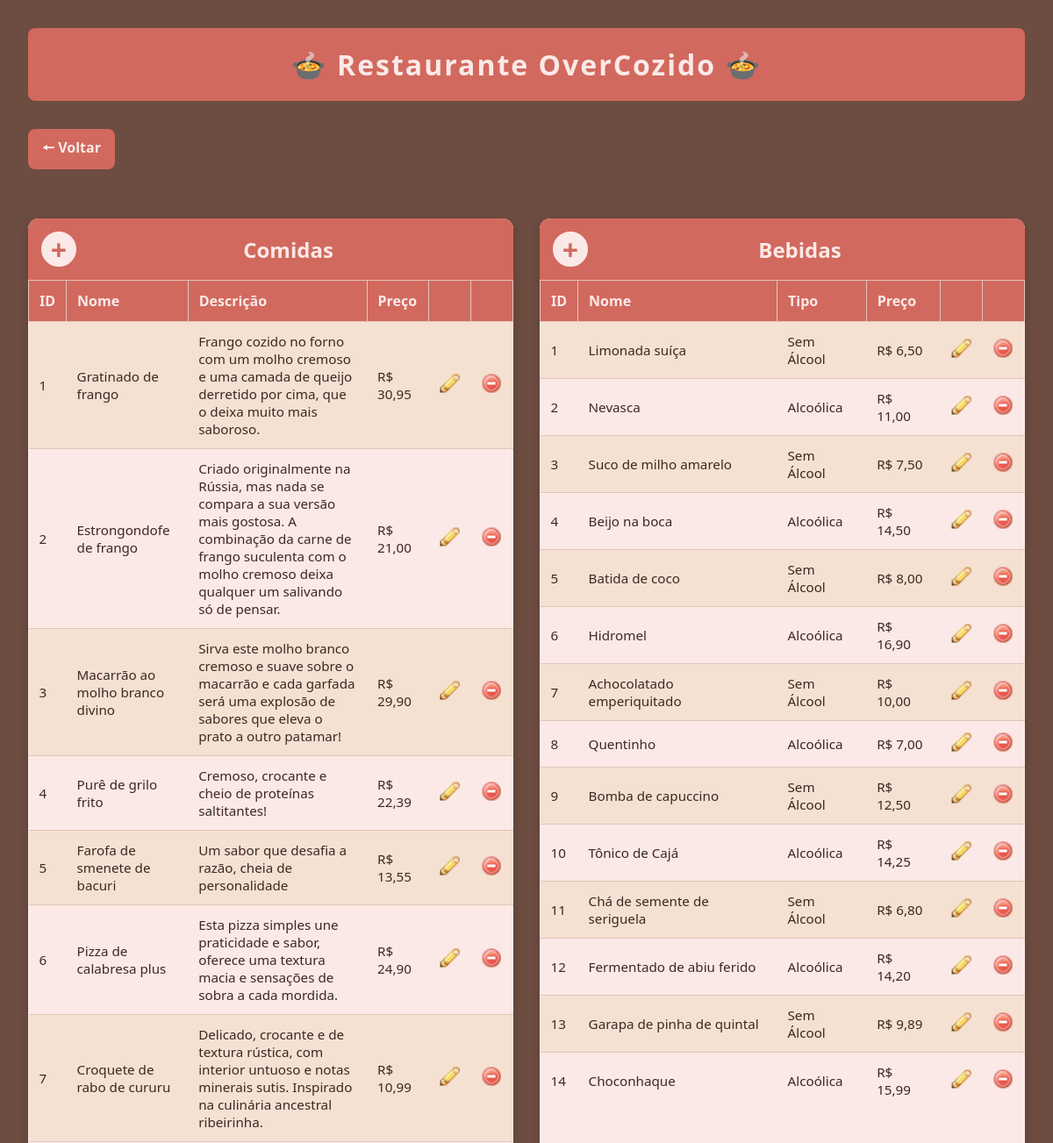
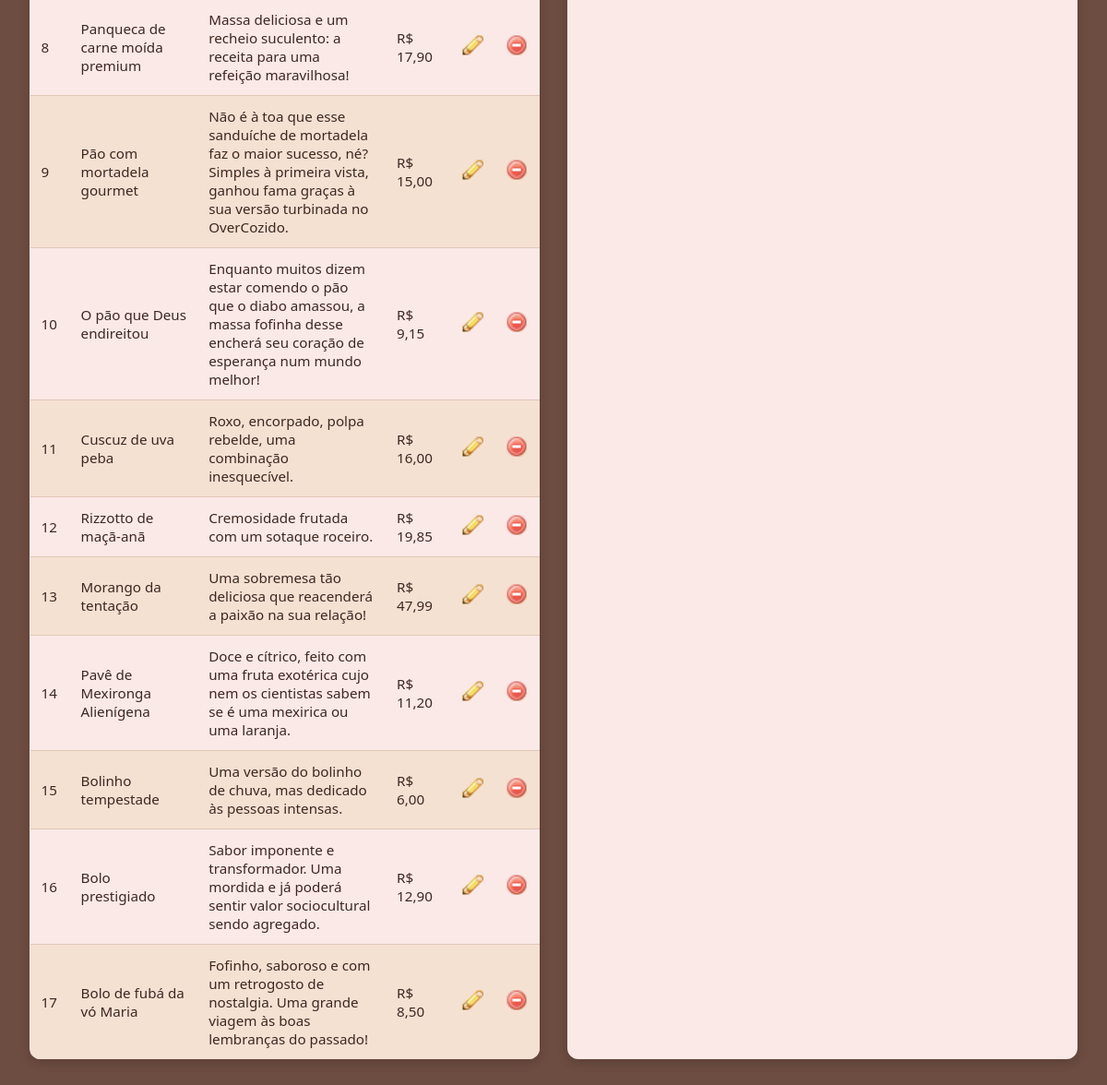
Page /view/cardapio.php on the committed database (2 pictures, top to bottom).
### tables this page shows
create table comida(
    id_comida int primary key AUTO_INCREMENT,
    nome varchar(200) not null,
    descricao varchar(500) not null,
    preco decimal(7,2) not null
);

create table bebida(
    id_bebida int primary key AUTO_INCREMENT,
    nome varchar(200) not null,
    alcoolica char(1) not null,
    preco decimal(7,2) not null,

    constraint chk_bebida check (alcoolica in ('S','N'))
);

### util/Connection.php (called while the page is built, shortened)
<?php
class Connection {
    private static $conn = null;
    public static function getConnection() {
        if(self::$conn == null) {
            try {
                $opcoes = array(
                    PDO::MYSQL_ATTR_INIT_COMMAND => "SET NAMES utf8",
                    PDO::ATTR_ERRMODE => PDO::ERRMODE_EXCEPTION,
                    PDO::ATTR_DEFAULT_FETCH_MODE => PDO::FETCH_ASSOC);
                $strConn = "mysql:host=" . DB_HOST . ";dbname=" . DB_NAME;
                self::$conn = new PDO($strConn, DB_USER, DB_PASSWORD, $opcoes);
            } catch(PDOException $e) {
                echo "Erro ao conectar na base de dados.<br>";
                print_r($e);
            }
        }
        return self::$conn;
    }
}

### controller/ComidaController.php (called while the page is built, shortened)
<?php
require_once (__DIR__ . "/../dao/ComidaDAO.php");
require_once (__DIR__ . "/../model/Comida.php");
class ComidaController{
    private ComidaDAO $comidaDAO;
    public function __construct(){
        $this->comidaDAO = new ComidaDAO();
    }
    public function listar(){
        return $this->comidaDAO->listar();
    }
}

### dao/ComidaDAO.php (called while the page is built, shortened)
<?php
require_once (__DIR__ . "/../util/Connection.php");
require_once (__DIR__ . "/../model/Comida.php");
class ComidaDAO{
    private PDO $connection;
    public function __construct(){
        $this->connection = Connection::getConnection();
    }
    public function listar() {
        $sql = "SELECT * FROM comida";
        $stm = $this->connection->prepare($sql);
        $stm->execute();
        $resultado = $stm->fetchAll();
        return $this->map($resultado);
    }
    private function map(array $resultado) {
        $comidas = [];
        foreach($resultado as $r){
            $comida = new Comida();
            $comida->setId($r['id_comida']);
            $comida->setNome($r['nome']);
            $comida->setDescricao($r['descricao']);
            $comida->setPreco($r['preco']);
            array_push($comidas, $comida);
        }
        return $comidas;
    }
}

### model/Comida.php (called while the page is built)
<?php
class Comida{
    private ?int $id;
    private ?string $nome;
    private ?string $descricao;
    private ?float $preco;
    public function __construct(){
        $this->id = null;
        $this->nome = null;
        $this->descricao = null;
        $this->preco = null;
    }
    public function getId(): int{
        return $this->id;
    }
    public function setId(int $id): self{
        $this->id = $id;
        return $this;
    }
    public function getNome(): string{
        return $this->nome;
    }
    public function setNome(string $nome): self{
        $this->nome = $nome;
        return $this;
    }
    public function getDescricao(): string{
        return $this->descricao;
    }
    public function setDescricao(string $descricao): self{
        $this->descricao = $descricao;
        return $this;
    }
    public function getPreco(): float{
        return $this->preco;
    }
    public function setPreco(float $preco): self{
        $this->preco = $preco;
        return $this;
    }
}

### controller/BebidaController.php (called while the page is built, shortened)
<?php
require_once (__DIR__ . "/../dao/BebidaDAO.php");
require_once (__DIR__ . "/../service/BebidaService.php");
require_once (__DIR__ . "/../model/Bebida.php");
class BebidaController{
    private BebidaDAO $bebidaDAO;
    public function __construct(){
        $this->bebidaDAO = new BebidaDAO();
    }
    public function listar(){
        return $this->bebidaDAO->listar();
    }
}

### dao/BebidaDAO.php (called while the page is built, shortened)
<?php
require_once (__DIR__ . "/../util/Connection.php");
require_once (__DIR__ . "/../model/Bebida.php");
class BebidaDAO{
    private PDO $connection;
    public function __construct(){
        $this->connection = Connection::getConnection();
    }
    public function listar() {
        $sql = "SELECT * FROM bebida";
        $stm = $this->connection->prepare($sql);
        $stm->execute();
        $resultado = $stm->fetchAll();
        return $this->map($resultado);
    }
    private function map(array $resultado) {
        $bebidas = [];
        foreach($resultado as $r){
            $bebida = new Bebida();
            $bebida->setId($r['id_bebida']);
            $bebida->setNome($r['nome']);
            $bebida->setAlcoolica($r['alcoolica']);
            $bebida->setPreco($r['preco']);
            array_push($bebidas, $bebida);
        }
        return $bebidas;
    }
}

### model/Bebida.php (called while the page is built)
<?php
class Bebida{
    private ?int $id;
    private ?string $nome;
    private ?string $alcoolica;
    private ?float $preco;
    public function __construct(){
        $this->id = null;
        $this->nome = null;
        $this->alcoolica = null;
        $this->preco = null;
    }
    public function getId(): int{
        return $this->id;
    }
    public function setId(int $id): self{
        $this->id = $id;
        return $this;
    }
    public function getNome(): string{
        return $this->nome;
    }
    public function setNome(string $nome): self{
        $this->nome = $nome;
        return $this;
    }
    public function getAlcoolica(): string{
        return $this->alcoolica;
    }
    public function setAlcoolica(string $alcoolica): self{
        $this->alcoolica = $alcoolica;
        return $this;
    }
    public function getPreco(): float{
        return $this->preco;
    }
    public function setPreco(float $preco): self{
        $this->preco = $preco;
        return $this;
    }
}

### view/cardapio.php (the view, shortened to what this page needs)
<?php
    require_once(__DIR__."../../controller/BebidaController.php");
    require_once(__DIR__."../../controller/ComidaController.php");
    $controladorBebida = new BebidaController();
    $controladorComida = new ComidaController();
    $bebidas = $controladorBebida->listar();
    $comidas = $controladorComida->listar();
?>
<!DOCTYPE html>
<html lang="pt-br">
<head>
</head>
<body>
    <header>🍲 Restaurante OverCozido 🍲</header>
    <a href="../view/pedidos/listar.php">🠔 Voltar</a>
    <div class="container">
        <div class="cardapio-section">
            <div class="header-section">
                <a href="../view/comidas/formComida.php" class="linkCrudCB">+</a>
                <h2>Comidas</h2>
            </div>
            <table>
                <tr>
                    <th>ID</th>
                    <th>Nome</th>
                    <th>Descrição</th>
                    <th>Preço</th>
                    <th></th>
                    <th></th>
                </tr>
                <?php foreach($comidas as $comida): ?>
                <tr>
                    <td><?= $comida->getId() ?></td>
                    <td><?= $comida->getNome() ?></td>
                    <td><?= $comida->getDescricao() ?></td>
                    <td>R$ <?= number_format($comida->getPreco(), 2, ',', '.') ?></td>
                    <td><a href="../view/comidas/alterarComida.php?id=<?= $comida->getId() ?>"><img src="../img/btn_editar.png" alt=""></a></td>
                    <td><a href="../view/comidas/excluirComida.php?id=<?= $comida->getId() ?>"><img src="../img/btn_excluir.png" alt=""></a></td>
                </tr>
                <?php endforeach; ?>
            </table>
        </div>
        <div class="cardapio-section">
            <div class="header-section">
                <a href="../view/bebidas/formBebida.php" class="linkCrudCB">+</a>
                <h2>Bebidas</h2>
            </div>
            <table>
                <tr>
                    <th>ID</th>
                    <th>Nome</th>
                    <th>Tipo</th>
                    <th>Preço</th>
                    <th></th>
                    <th></th>
                </tr>
                <?php foreach($bebidas as $bebida): ?>
                <tr>
                    <td><?= $bebida->getId() ?></td>
                    <td><?= $bebida->getNome() ?></td>
                    <td><?= $bebida->getAlcoolica() == "S"? "Alcoólica" : "Sem Álcool" ?></td>
                    <td>R$ <?= number_format($bebida->getPreco(), 2, ',', '.') ?></td>
                    <td><a href="../view/bebidas/alterarBebida.php?id=<?= $bebida->getId() ?>"><img src="../img/btn_editar.png" alt=""></a></td>
                    <td><a href="../view/bebidas/excluirBebida.php?id=<?= $bebida->getId() ?>"><img src="../img/btn_excluir.png" alt=""></a></td>
                </tr>
                <?php endforeach; ?>
            </table>
        </div>
    </div>
</body>
</html>

### view/cardapio.php (style rules this page uses)
:root { --bege-claro: #fbe9e7; --terracota: #d2695e; --argila: #a0522d; --tijolo: #8b3e2f; --marrom-suave: #6d4c41; --marrom-escuro: #3e2723; }
* { margin: 0; padding: 0; box-sizing: border-box; font-family: 'Segoe UI', Tahoma, Geneva, Verdana, sans-serif; }
body { background-color: var(--marrom-suave); color: var(--marrom-escuro); margin: 0; padding: 2rem; }
a[href='../view/pedidos/listar.php'] { display: inline-block; margin-bottom: 1rem; padding: 0.6rem 1rem; background: var(--terracota); color: var(--bege-claro); text-decoration: none; font-weight: 600; border-radius: 8px; transition: 0.3s; }
header { background: var(--terracota); color: var(--bege-claro); text-align: center; padding: 20px; font-size: 2rem; font-weight: bold; letter-spacing: 2px; border-radius: 8px; margin-bottom: 2rem; }
.container { display: flex; justify-content: space-around; margin: 40px auto; max-width: 1200px; gap: 30px; }
.cardapio-section { flex: 1; background: var(--bege-claro); border-radius: 12px; box-shadow: 0 4px 12px rgba(0,0,0,0.15); overflow: hidden; }
.header-section { display: flex; align-items: center; justify-content: space-between; background: var(--terracota); padding: 15px; }
.header-section h2 { color: var(--bege-claro); text-align: center; float: right; font-size: 1.5rem; margin: 0; flex: 1; }
.linkCrudCB { display: flex; align-items: center; justify-content: center; width: 40px; height: 40px; background: var(--bege-claro); color: var(--terracota); text-decoration: none; font-size: 2rem; font-weight: bold; border-radius: 50%; transition: all 0.3s ease; border: 2px solid var(--bege-claro); }
table { width: 100%; border-collapse: collapse; }
th { background: var(--terracota); color: var(--bege-claro); padding: 12px; text-align: left; font-size: 1rem; border: 1px solid #e0c6b9; }
td { padding: 12px; border-top: 1px solid #e0c6b9; font-size: 0.95rem; color: var(--marrom-escuro); }
tr:nth-child(even) { background: #f5e1d2; }
td img { width: 24px; height: 24px; transition: 0.2s; }

### rows in the picture
comida: id_comida "1", nome "Gratinado de frango", descricao "Frango cozido no forno com um molho cremoso e uma camada de queijo derretido por cima, que o deixa muito mais saboroso.", preco "30,95"
comida: id_comida "2", nome "Estrongondofe de frango", descricao "Criado originalmente na Rússia, mas nada se compara a sua versão mais gostosa. A combinação da carne de frango suculenta com o molho cremoso deixa qualquer um salivando só de pensar.", preco "21,00"
comida: id_comida "3", nome "Macarrão ao molho branco divino", descricao "Sirva este molho branco cremoso e suave sobre o macarrão e cada garfada será uma explosão de sabores que eleva o prato a outro patamar!", preco "29,90"
comida: id_comida "4", nome "Purê de grilo frito", descricao "Cremoso, crocante e cheio de proteínas saltitantes!", preco "22,39"
comida: id_comida "5", nome "Farofa de smenete de bacuri", descricao "Um sabor que desafia a razão, cheia de personalidade", preco "13,55"
comida: id_comida "6", nome "Pizza de calabresa plus", descricao "Esta pizza simples une praticidade e sabor, oferece uma textura macia e sensações de sobra a cada mordida.", preco "24,90"
comida: id_comida "7", nome "Croquete de rabo de cururu", descricao "Delicado, crocante e de textura rústica, com interior untuoso e notas minerais sutis. Inspirado na culinária ancestral ribeirinha.", preco "10,99"
comida: id_comida "8", nome "Panqueca de carne moída premium", descricao "Massa deliciosa e um recheio suculento: a receita para uma refeição maravilhosa!", preco "17,90"
comida: id_comida "9", nome "Pão com mortadela gourmet", descricao "Não é à toa que esse sanduíche de mortadela faz o maior sucesso, né? Simples à primeira vista, ganhou fama graças à sua versão turbinada no OverCozido.", preco "15,00"
comida: id_comida "10", nome "O pão que Deus endireitou", descricao "Enquanto muitos dizem estar comendo o pão que o diabo amassou, a massa fofinha desse encherá seu coração de esperança num mundo melhor!", preco "9,15"
comida: id_comida "11", nome "Cuscuz de uva peba", descricao "Roxo, encorpado, polpa rebelde, uma combinação inesquecível.", preco "16,00"
comida: id_comida "12", nome "Rizzotto de maçã-anã", descricao "Cremosidade frutada com um sotaque roceiro.", preco "19,85"
comida: id_comida "13", nome "Morango da tentação", descricao "Uma sobremesa tão deliciosa que reacenderá a paixão na sua relação!", preco "47,99"
comida: id_comida "14", nome "Pavê de Mexironga Alienígena", descricao "Doce e cítrico, feito com uma fruta exotérica cujo nem os cientistas sabem se é uma mexirica ou uma laranja.", preco "11,20"
comida: id_comida "15", nome "Bolinho tempestade", descricao "Uma versão do bolinho de chuva, mas dedicado às pessoas intensas.", preco "6,00"
comida: id_comida "16", nome "Bolo prestigiado", descricao "Sabor imponente e transformador. Uma mordida e já poderá sentir valor sociocultural sendo agregado.", preco "12,90"
comida: id_comida "17", nome "Bolo de fubá da vó Maria", descricao "Fofinho, saboroso e com um retrogosto de nostalgia. Uma grande viagem às boas lembranças do passado!", preco "8,50"
bebida: id_bebida "1", nome "Limonada suíça", alcoolica "Sem Álcool", preco "6,50"
bebida: id_bebida "2", nome "Nevasca", alcoolica "Alcoólica", preco "11,00"
bebida: id_bebida "3", nome "Suco de milho amarelo", alcoolica "Sem Álcool", preco "7,50"
bebida: id_bebida "4", nome "Beijo na boca", alcoolica "Alcoólica", preco "14,50"
bebida: id_bebida "5", nome "Batida de coco", alcoolica "Sem Álcool", preco "8,00"
bebida: id_bebida "6", nome "Hidromel", alcoolica "Alcoólica", preco "16,90"
bebida: id_bebida "7", nome "Achocolatado emperiquitado", alcoolica "Sem Álcool", preco "10,00"
bebida: id_bebida "8", nome "Quentinho", alcoolica "Alcoólica", preco "7,00"
bebida: id_bebida "9", nome "Bomba de capuccino", alcoolica "Sem Álcool", preco "12,50"
bebida: id_bebida "10", nome "Tônico de Cajá", alcoolica "Alcoólica", preco "14,25"
bebida: id_bebida "11", nome "Chá de semente de seriguela", alcoolica "Sem Álcool", preco "6,80"
bebida: id_bebida "12", nome "Fermentado de abiu ferido", alcoolica "Alcoólica", preco "14,20"
bebida: id_bebida "13", nome "Garapa de pinha de quintal", alcoolica "Sem Álcool", preco "9,89"
bebida: id_bebida "14", nome "Choconhaque", alcoolica "Alcoólica", preco "15,99"
